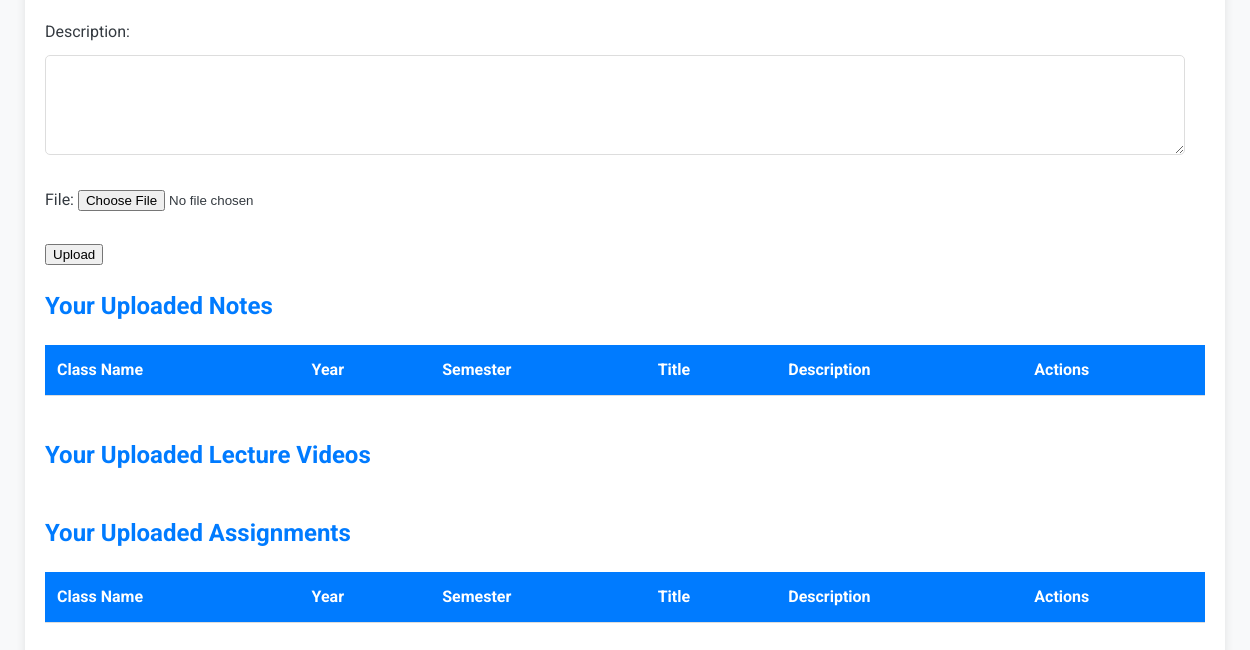
/teacher_dashboard/ (signed in, lower part), run on an earlier commit of the app's database.
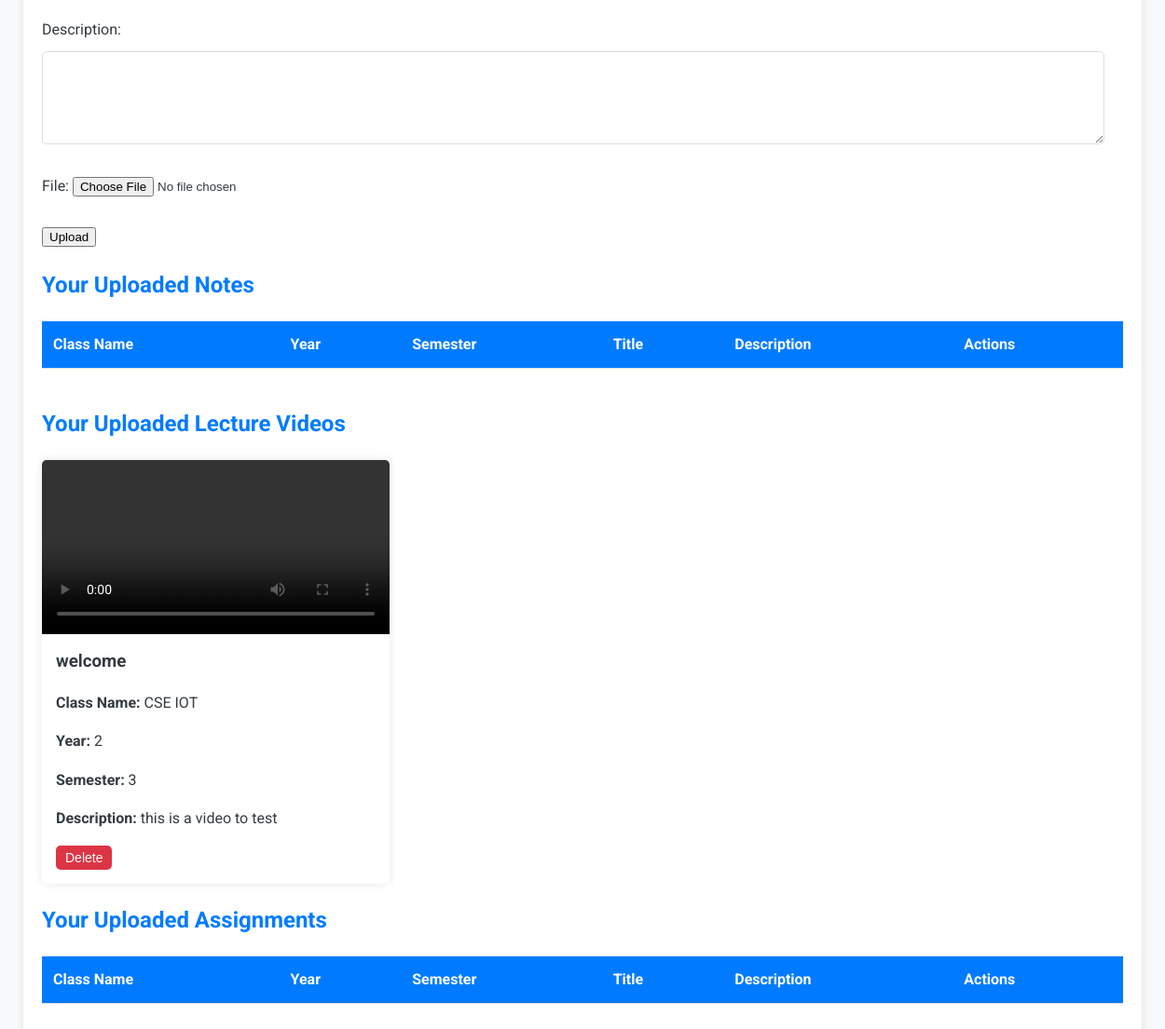
And on a later commit of the database.
### api/models.py (models this page shows)
class VideoFile(models.Model):
    teacher = models.ForeignKey(User, on_delete=models.CASCADE)
    year = models.CharField(max_length=10)
    semester = models.CharField(max_length=10)
    title = models.CharField(max_length=200)
    file = models.FileField(upload_to='resources/videos/')
    description = models.TextField(blank=True, null=True)
    class_name = models.CharField(max_length=100)
    uploaded_at = models.DateTimeField(auto_now_add=True)

### api/views.py (the view)
# urls.py: path('teacher_dashboard/', views.teacher_dashboard, name='teacher_dashboard'),
def teacher_dashboard(request):
    if request.method == 'POST':
        form = UploadFileForm(request.POST, request.FILES)
        if form.is_valid():
            file_type = form.cleaned_data['file_type']
            year = form.cleaned_data['year']
            semester = form.cleaned_data['semester']
            title = form.cleaned_data['title']
            file = form.cleaned_data['file']
            description = form.cleaned_data['description']
            class_name = form.cleaned_data['class_name']
            class_name = ' '.join(class_name.upper().split())
            if file_type == 'pdf':
                pdf_file = PDFFile(teacher=request.user, year=year, semester=semester, title=title, file=file, description=description, class_name=class_name)
                pdf_file.save()
            elif file_type == 'video':
                video_file = VideoFile(teacher=request.user, year=year, semester=semester, title=title, file=file, description=description, class_name=class_name)
                video_file.save()
            elif file_type == 'assignment':
                assignment_file = AssignmentFile(teacher=request.user, year=year, semester=semester, title=title, file=file, description=description, class_name=class_name)
                assignment_file.save()
            ActivityLog.objects.create(
                teacher=request.user,
                action='Uploaded file',
                file_type=file_type,
                class_name=class_name,
                year=year,
                semester=semester,
                title=title,
                description=description
            )
            upload_details = {
                "teacher": request.user.username,
                "file_type": file_type,
                "year": year,
                "semester": semester,
                "title": title,
                "file_path": file.name,
                "description": description,
                "class_name": class_name,
                "uploaded_at": datetime.datetime.now().isoformat(),
            }
            db.uploads.insert_one(upload_details)
            return redirect('teacher_dashboard')
    else:
        form = UploadFileForm()
    uploaded_pdfs = PDFFile.objects.filter(teacher=request.user)
    uploaded_videos = VideoFile.objects.filter(teacher=request.user)
    uploaded_assignments = AssignmentFile.objects.filter(teacher=request.user)
    return render(request, 'teacher_dashboard.html', {
        'form': form,
        'uploaded_pdfs': uploaded_pdfs,
        'uploaded_videos': uploaded_videos,
        'uploaded_assignments': uploaded_assignments,
    })

### api/forms.py (shortened to what this page needs)
class UploadFileForm(forms.Form):
    file_type = forms.ChoiceField(choices=FILE_TYPE_CHOICES)
    year = forms.CharField(max_length=10)
    semester = forms.CharField(max_length=10)
    title = forms.CharField(max_length=200)
    file = forms.FileField()
    description = forms.CharField(widget=forms.Textarea, required=False)
    class_name = forms.CharField(max_length=100)

### api/templates/teacher_dashboard.html (shortened to what this page needs)
{% extends 'base.html' %}
{% block content %}
    <div class="dashboard-container">
        <div class="upload-form">
            <form method="POST" enctype="multipart/form-data">
                <div class="form-group">
                </div>
                <div class="form-group">
                    <label for="description">Description:</label>
                    <textarea name="description" id="description"></textarea>
                </div>
                <div class="form-group">
                    <label for="file">File:</label>
                    <input type="file" name="file" id="file" required>
                </div>
                <button type="submit">Upload</button>
            </form>
        </div>
        <div class="uploaded-content">
            <h2>Your Uploaded Notes</h2>
            <div class="table-responsive">
                <table>
                    <thead>
                        <tr>
                            <th>Class Name</th>
                            <th>Year</th>
                            <th>Semester</th>
                            <th>Title</th>
                            <th>Description</th>
                            <th>Actions</th>
                        </tr>
                    </thead>
                </table>
            </div>
            <h2>Your Uploaded Lecture Videos</h2>
            <div class="videos-container">
                {% for video in uploaded_videos %}
                    <div class="video-card">
                        <video controls>
                            <source src="{{ video.file.url }}" type="video/mp4">
                        </video>
                        <div class="video-details">
                            <h3>{{ video.title }}</h3>
                            <p><strong>Class Name:</strong> {{ video.class_name }}</p>
                            <p><strong>Year:</strong> {{ video.year }}</p>
                            <p><strong>Semester:</strong> {{ video.semester }}</p>
                            <p><strong>Description:</strong> {{ video.description }}</p>
                            <form method="POST" action="{% url 'delete_file' 'video' video.pk %}" onsubmit="return confirm('Are you sure you want to delete this video?');">
                                <button type="submit" class="btn btn-small btn-danger">Delete</button>
                            </form>
                        </div>
                    </div>
                {% endfor %}
            </div>
            <h2>Your Uploaded Assignments</h2>
            <div class="table-responsive">
                <table>
                    <thead>
                        <tr>
                            <th>Class Name</th>
                            <th>Year</th>
                            <th>Semester</th>
                            <th>Title</th>
                            <th>Description</th>
                            <th>Actions</th>
                        </tr>
                    </thead>
                </table>
            </div>
        </div>
    </div>
{% endblock %}

### api/templates/base.html (shortened to what this page needs)
{% load static %}
<!DOCTYPE html>
<html lang="en">
<head>
    <link rel="stylesheet" href="{% static 'css/styles.css' %}">
</head>
<body>
    <div class="container">
        {% block content %}
        {% endblock %}
    </div>
</body>
</html>

### api/static/css/styles.css (style rules this page uses)
:root { --primary-color: #007BFF; --secondary-color: #6c757d; --success-color: #28a745; --danger-color: #dc3545; --light-color: #f8f9fa; --dark-color: #343a40; }
body { font-family: 'Roboto', Arial, sans-serif; line-height: 1.6; color: var(--dark-color); background-color: var(--light-color); margin: 0; padding: 0; }
.container { width: 100%; max-width: 1200px; margin: 0 auto; padding: 20px; }
h1, h2 { color: var(--primary-color); margin-bottom: 20px; }
.btn { display: inline-block; padding: 10px 20px; background-color: var(--primary-color); color: white; text-decoration: none; border-radius: 5px; transition: background-color 0.3s ease; border: none; cursor: pointer; font-size: 16px; text-align: center; }
.btn-danger { background-color: var(--danger-color); }
.btn-small { padding: 5px 10px; font-size: 14px; }
.form-group { margin-bottom: 15px; }
.dashboard-container { background-color: white; border-radius: 5px; box-shadow: 0 0 10px rgba(0, 0, 0, 0.1); padding: 20px; margin-bottom: 20px; }
.table-responsive { overflow-x: auto; }
table { width: 100%; border-collapse: collapse; margin-bottom: 20px; }
th, td { padding: 12px; text-align: left; border-bottom: 1px solid #ddd; }
th { background-color: var(--primary-color); color: white; }
.videos-container { display: grid; grid-template-columns: repeat(auto-fill, minmax(300px, 1fr)); gap: 20px; }
.video-card { background-color: white; border-radius: 5px; box-shadow: 0 0 10px rgba(0, 0, 0, 0.1); overflow: hidden; }
.video-card video { width: 100%; height: auto; display: block; }
.video-details { padding: 15px; }
.video-details h3 { margin-top: 0; margin-bottom: 10px; }
input[type="text"], input[type="password"], input[type="email"], select, textarea { width: calc(100% - 20px); padding: 10px; border: 1px solid #ddd; border-radius: 5px; font-size: 16px; margin: 10px 0; box-sizing: border-box; }
input[type="file"] { border: none; margin-bottom: 15px; }
textarea { height: 100px; }

What changed in the data, as far as the page shows it:
added VideoFile: title "welcome", class_name "CSE IOT", year "2", semester "3", description "this is a video to test"
